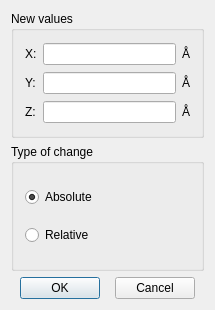
<?xml version="1.0" encoding="UTF-8"?>
<ui version="4.0">
 <class>CoordinatesWidget</class>
 <widget class="QDialog" name="CoordinatesWidget">
  <property name="geometry">
   <rect>
    <x>0</x>
    <y>0</y>
    <width>215</width>
    <height>310</height>
   </rect>
  </property>
  <property name="windowTitle">
   <string>Change cartesian coordinates</string>
  </property>
  <property name="modal">
   <bool>true</bool>
  </property>
  <layout class="QVBoxLayout">
   <item>
    <widget class="Q3GroupBox" name="groupBox1">
     <property name="title">
      <string>New values</string>
     </property>
     <layout class="QGridLayout">
      <item row="2" column="0">
       <widget class="QLabel" name="textLabel1_3">
        <property name="text">
         <string>Z:</string>
        </property>
        <property name="wordWrap">
         <bool>false</bool>
        </property>
       </widget>
      </item>
      <item row="1" column="0">
       <widget class="QLabel" name="textLabel1_2">
        <property name="text">
         <string>Y:</string>
        </property>
        <property name="wordWrap">
         <bool>false</bool>
        </property>
       </widget>
      </item>
      <item row="0" column="2">
       <widget class="QLabel" name="textLabel2">
        <property name="text">
         <string>Å</string>
        </property>
        <property name="wordWrap">
         <bool>false</bool>
        </property>
       </widget>
      </item>
      <item row="0" column="0">
       <widget class="QLabel" name="textLabel1">
        <property name="text">
         <string>X:</string>
        </property>
        <property name="wordWrap">
         <bool>false</bool>
        </property>
       </widget>
      </item>
      <item row="1" column="2">
       <widget class="QLabel" name="textLabel2_2">
        <property name="text">
         <string>Å</string>
        </property>
        <property name="wordWrap">
         <bool>false</bool>
        </property>
       </widget>
      </item>
      <item row="2" column="1">
       <widget class="QLineEdit" name="LineEditZ">
        <property name="whatsThis">
         <string>Allows changing the absolute or relative Z-coordinate of the currently selected atom or the relative Z-coordinate of the currently selected group of atoms.</string>
        </property>
       </widget>
      </item>
      <item row="2" column="2">
       <widget class="QLabel" name="textLabel2_3">
        <property name="text">
         <string>Å</string>
        </property>
        <property name="wordWrap">
         <bool>false</bool>
        </property>
       </widget>
      </item>
      <item row="1" column="1">
       <widget class="QLineEdit" name="LineEditY">
        <property name="whatsThis">
         <string>Allows changing the absolute or relative Y-coordinate of the currently selected atom or the relative Y-coordinate of the currently selected group of atoms.</string>
        </property>
       </widget>
      </item>
      <item row="0" column="1">
       <widget class="QLineEdit" name="LineEditX">
        <property name="whatsThis">
         <string>Allows changing the absolute or relative X-coordinate of the currently selected atom or the relative X-coordinate of the currently selected group of atoms.</string>
        </property>
       </widget>
      </item>
     </layout>
    </widget>
   </item>
   <item>
    <widget class="Q3ButtonGroup" name="ButtonGroupType">
     <property name="title">
      <string>Type of change</string>
     </property>
     <layout class="QVBoxLayout">
      <item>
       <widget class="QRadioButton" name="RadioButtonAbsolute">
        <property name="whatsThis">
         <string>When checked, the new values for the cartesian coordinates are absolute values. This option is only available if exactly one atom is selected.</string>
        </property>
        <property name="text">
         <string>Absolute</string>
        </property>
        <property name="checked">
         <bool>true</bool>
        </property>
       </widget>
      </item>
      <item>
       <widget class="QRadioButton" name="RadioButtonRelative">
        <property name="whatsThis">
         <string>When checked, the selected atoms will be moved by the new values for the cartesian coordinates.</string>
        </property>
        <property name="text">
         <string>Relative</string>
        </property>
       </widget>
      </item>
     </layout>
    </widget>
   </item>
   <item>
    <layout class="QHBoxLayout">
     <item>
      <spacer name="spacer1">
       <property name="orientation">
        <enum>Qt::Horizontal</enum>
       </property>
       <property name="sizeType">
        <enum>QSizePolicy::Expanding</enum>
       </property>
       <property name="sizeHint" stdset="0">
        <size>
         <width>40</width>
         <height>20</height>
        </size>
       </property>
      </spacer>
     </item>
     <item>
      <widget class="QPushButton" name="ButtonOK">
       <property name="whatsThis">
        <string>Moves the selected atoms.</string>
       </property>
       <property name="text">
        <string>OK</string>
       </property>
      </widget>
     </item>
     <item>
      <spacer name="spacer1_2">
       <property name="orientation">
        <enum>Qt::Horizontal</enum>
       </property>
       <property name="sizeType">
        <enum>QSizePolicy::Expanding</enum>
       </property>
       <property name="sizeHint" stdset="0">
        <size>
         <width>40</width>
         <height>20</height>
        </size>
       </property>
      </spacer>
     </item>
     <item>
      <widget class="QPushButton" name="ButtonCancel">
       <property name="whatsThis">
        <string>Cancels the changes.</string>
       </property>
       <property name="text">
        <string>Cancel</string>
       </property>
      </widget>
     </item>
     <item>
      <spacer name="spacer1_3">
       <property name="orientation">
        <enum>Qt::Horizontal</enum>
       </property>
       <property name="sizeType">
        <enum>QSizePolicy::Expanding</enum>
       </property>
       <property name="sizeHint" stdset="0">
        <size>
         <width>40</width>
         <height>20</height>
        </size>
       </property>
      </spacer>
     </item>
    </layout>
   </item>
  </layout>
 </widget>
 <layoutdefault spacing="6" margin="11"/>
 <pixmapfunction>qPixmapFromMimeSource</pixmapfunction>
 <customwidgets>
  <customwidget>
   <class>Q3GroupBox</class>
   <extends>QGroupBox</extends>
   <header>Qt3Support/Q3GroupBox</header>
   <container>1</container>
  </customwidget>
  <customwidget>
   <class>Q3ButtonGroup</class>
   <extends>Q3GroupBox</extends>
   <header>Qt3Support/Q3ButtonGroup</header>
   <container>1</container>
  </customwidget>
 </customwidgets>
 <resources/>
 <connections>
  <connection>
   <sender>ButtonOK</sender>
   <signal>clicked()</signal>
   <receiver>CoordinatesWidget</receiver>
   <slot>accept()</slot>
   <hints>
    <hint type="sourcelabel">
     <x>20</x>
     <y>20</y>
    </hint>
    <hint type="destinationlabel">
     <x>20</x>
     <y>20</y>
    </hint>
   </hints>
  </connection>
  <connection>
   <sender>ButtonCancel</sender>
   <signal>clicked()</signal>
   <receiver>CoordinatesWidget</receiver>
   <slot>reject()</slot>
   <hints>
    <hint type="sourcelabel">
     <x>20</x>
     <y>20</y>
    </hint>
    <hint type="destinationlabel">
     <x>20</x>
     <y>20</y>
    </hint>
   </hints>
  </connection>
 </connections>
</ui>
